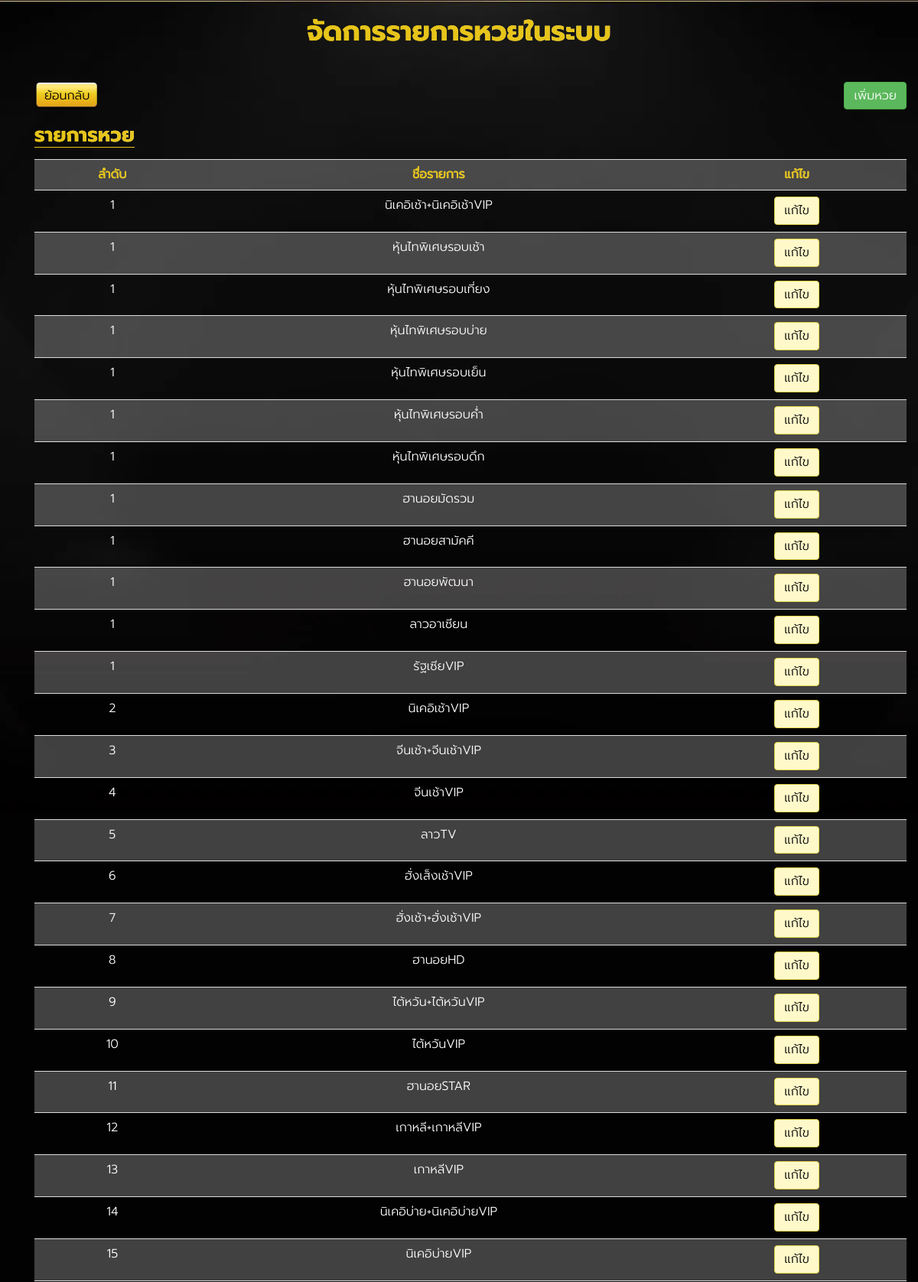
/backend/huay/list (signed in, upper part), run on the app's committed database.
### huayrandom/models.py (models this page shows)
class HuayListModel(models.Model):
    short_name = models.CharField(default='None', max_length=255)
    order_number = models.IntegerField(default=1,)
    full_name = models.CharField(default='None', max_length=255)
    page_name = models.CharField(default='None', max_length=255)
    time = models.TimeField()
    link = models.CharField(default='None', max_length=255)
    def __str__(self):
        return self.short_name

### huayrandom/views.py (the view)
@login_required
def ListHuay(request):
    print(f"Target: {request.user.username} | ListHuay")
    context = {}
    huayListObject = HuayListModel.objects.all().order_by('order_number')
    context['huayListObject'] = huayListObject
    return render(request, 'huay_list/list_huay.html', context)

### huayrandom/templates/huay_list/list_huay.html (shortened to what this page needs)
{% extends 'component/layout.html' %}
{%block content%}
<div class="wrap">
  <section class="slot-home-body">
    <div class="container">
      <div>
        <h1 class="shine-text big-font text-center">จัดการรายการหวยในระบบ</h1>
      </div>
      <section class="content">
        <div class="container">
          <div class="row">
            <div class="col-sm-6 text-left d-block">
              <a href="/backend/" class="btn btn-default">ย้อนกลับ</a>
            </div>
            <div class="col-sm-6 text-right d-block">
              <a class="btn btn-success font-color-white" href="/backend/huay/add">เพิ่มหวย</a>
            </div>
          </div>
          <div class="slot-intro">
            <div class="d-flex justify-content-between">
              <div>
                <h3 class="title shine-text underline">รายการหวย</h3>
              </div>
            </div>
            <table class="table table-striped">
              <tr>
                <th class="text-center shine-text">ลำดับ</th>
                <th class="text-center shine-text">ชื่อรายการ</th>
                <th class="text-center shine-text">แก้ไข</th>
              </tr>
              {%for item in huayListObject%}
              <tr>
                <td class="text-center">
                  <div class="form-group">
                    {{item.order_number}}
                  </div>
                </td>
                <td class="text-center">
                  <div class="form-group">
                    {{item}}
                  </div>
                </td>
                <td class="text-center">
                  <a href="/backend/huay/edit/{{item.id}}" class="btn btn-yellow" style="color:black;">แก้ไข</a>
                </td>
              </tr>
              {%endfor%}
            </table>
          </div>
        </div>
      </section>
    </div>
    {%endblock content%}

### static/assets/css/style.css (style rules this page uses)
body { background: #030203; color: #fff; font-family: 'Prompt-Light'; font-size: 21px; }
h1, h2, h3 { color: #e6c41a; font-family: 'Prompt' }
h2.title, h3.title { font-size: 26px; border-bottom: 1px solid #e6c41a }
a { color: #fff; -moz-transition: ease .3s; -o-transition: ease .3s; -webkit-transition: ease .3s; transition: ease .3s }
.wrap { background: url("/static/images/background/bkg_livecasino.webp") top center no-repeat; padding-top: 1px }
.content { padding: 30px 0 0px }
.content a { color: #e6c41a }
.shine-text { background: linear-gradient(to right, #e6c41a 20%, #ffffff 40%, #ffffff 60%, #e6c41a 80%); background-size: 200% auto; color: #e6c41a; background-clip: text; text-fill-color: transparent; -webkit-background-clip: text; animation: shine 2s linear infinite; margin-bottom: 15px }
.slot-intro { font-size: 16px }
.btn { font-size: 22px }
.btn.btn-default { background: url("/static/images/component/btn_bg.webp") top center no-repeat; background-size: 100% 100%; border-color: transparent; color: #000 }

### static/assets/css/style-custom.css (style rules this page uses)
body { font-family: "Prompt-Light" !important; font-size: 10px; background-image: url("/static/images/background/bg.webp"); }
.table-striped>tbody>tr:nth-of-type(odd) { background-color: #f9f9f940; }
.btn-yellow { color:#000; background-color: #FFF9CA; border-color:#e5d246; }
.text-left { text-align: left!important; }
.text-right { text-align: right!important; }
.d-block { display:block!important; }
.font-color-white { color:#ffffff!important; }
.btn { font-size: 16px; }
.d-flex { display: flex !important; }
.justify-content-between { justify-content: space-between; }
.row .col-lg-3, .row .col-md-4, .row .col-sm-6 { justify-content: center; display: flex; }

### data on the page
HuayListModel: order_number "1", short_name "นิเคอิเช้า+นิเคอิเช้าVIP"
HuayListModel: order_number "1", short_name "หุ้นไทพิเศษรอบเช้า"
HuayListModel: order_number "1", short_name "หุ้นไทพิเศษรอบเที่ยง"
HuayListModel: order_number "1", short_name "หุ้นไทพิเศษรอบบ่าย"
HuayListModel: order_number "1", short_name "หุ้นไทพิเศษรอบเย็น"
HuayListModel: order_number "1", short_name "หุ้นไทพิเศษรอบค่ำ"
HuayListModel: order_number "1", short_name "หุ้นไทพิเศษรอบดึก"
HuayListModel: order_number "1", short_name "ฮานอยมัดรวม"
HuayListModel: order_number "1", short_name "ฮานอยสามัคคี"
HuayListModel: order_number "1", short_name "ฮานอยพัฒนา"
HuayListModel: order_number "1", short_name "ลาวอาเซียน"
HuayListModel: order_number "1", short_name "รัฐเซียVIP"
HuayListModel: order_number "2", short_name "นิเคอิเช้าVIP"
HuayListModel: order_number "3", short_name "จีนเช้า+จีนเช้าVIP"
HuayListModel: order_number "4", short_name "จีนเช้าVIP"
HuayListModel: order_number "5", short_name "ลาวTV"
HuayListModel: order_number "6", short_name "ฮั่งเส็งเช้าVIP"
HuayListModel: order_number "7", short_name "ฮั่งเช้า+ฮั่งเช้าVIP"
HuayListModel: order_number "8", short_name "ฮานอยHD"
HuayListModel: order_number "9", short_name "ไต้หวัน+ไต้หวันVIP"
HuayListModel: order_number "10", short_name "ไต้หวันVIP"
HuayListModel: order_number "11", short_name "ฮานอยSTAR"
HuayListModel: order_number "12", short_name "เกาหลี+เกาหลีVIP"
HuayListModel: order_number "13", short_name "เกาหลีVIP"
HuayListModel: order_number "14", short_name "นิเคอิบ่าย+นิเคอิบ่ายVIP"
HuayListModel: order_number "15", short_name "นิเคอิบ่ายVIP"
